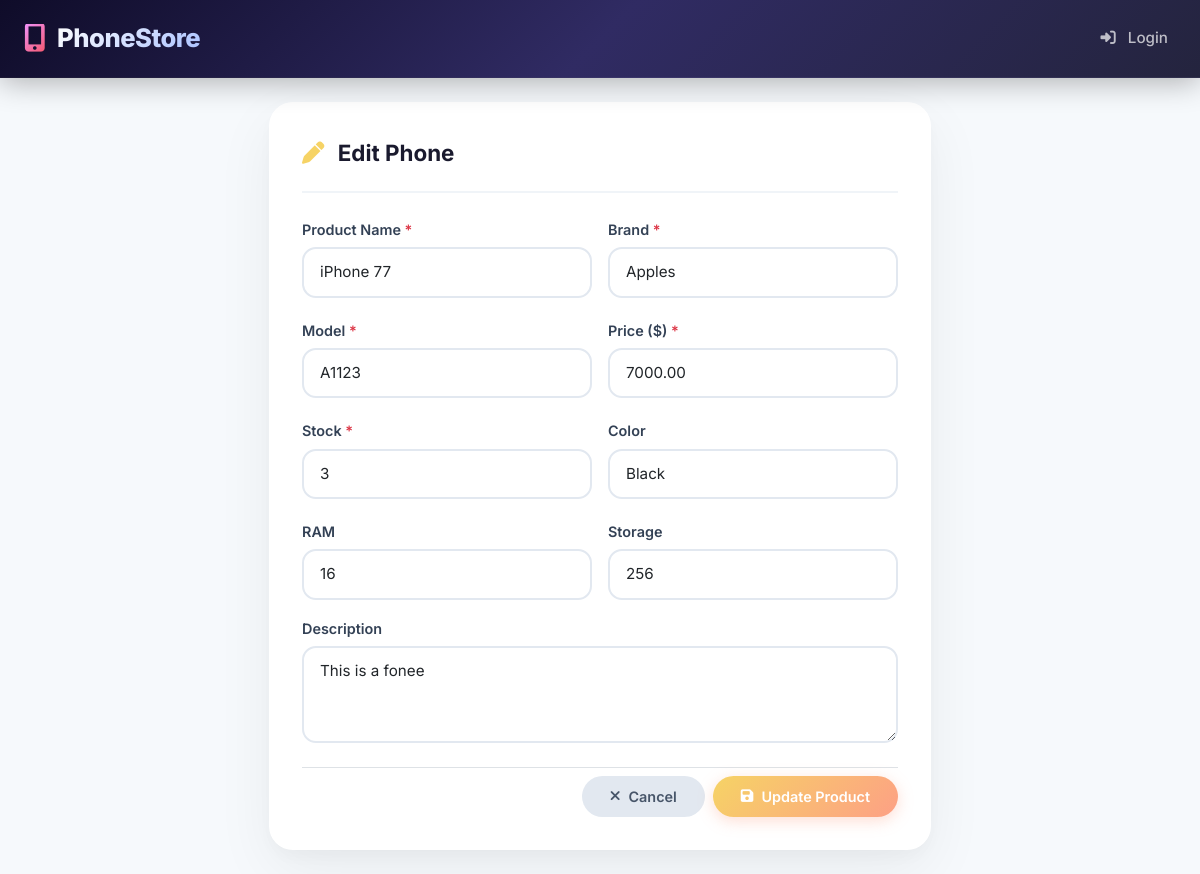
The page /edit.php?id=1 on the database its author committed.
### tables this page shows
CREATE TABLE `products` (
  `id` int(11) NOT NULL,
  `name` varchar(255) NOT NULL,
  `brand` varchar(255) NOT NULL,
  `model` varchar(255) NOT NULL,
  `price` decimal(10,2) NOT NULL,
  `stock` int(11) NOT NULL DEFAULT 0,
  `description` text DEFAULT NULL,
  `ram` varchar(50) DEFAULT NULL,
  `storage` varchar(50) DEFAULT NULL,
  `color` varchar(100) DEFAULT NULL,
  `created_at` timestamp NOT NULL DEFAULT current_timestamp(),
  `updated_at` timestamp NOT NULL DEFAULT current_timestamp() ON UPDATE current_timestamp()
);

### edit.php (the view, shortened to what this page needs)
<?php
require_once 'config/database.php';
include 'includes/header.php';
$id = isset($_GET['id']) ? (int)$_GET['id'] : 0;
$stmt = $pdo->prepare("SELECT * FROM products WHERE id = ?");
$stmt->execute([$id]);
$product = $stmt->fetch();
?>
<div class="row justify-content-center">
    <div class="col-lg-8 col-xl-7">
        <div class="card-modern animate-in">
            <div class="card-header-modern">
                <i class="fas fa-pen me-2" style="color: #f6d365;"></i> Edit Phone
            </div>
            <form action="update.php" method="POST" class="form-modern">
                <div class="row g-3">
                    <div class="col-md-6">
                        <label for="name" class="form-label">Product Name <span class="text-danger">*</span></label>
                        <input type="text" class="form-control" id="name" name="name" value="<?= htmlspecialchars($product['name']) ?>" required>
                    </div>
                    <div class="col-md-6">
                        <label for="brand" class="form-label">Brand <span class="text-danger">*</span></label>
                        <?php
                        $brandOptions = ['Apple', 'Samsung', 'Google', 'OnePlus', 'Xiaomi', 'Oppo', 'Vivo', 'Huawei', 'Sony', 'Nokia', 'Motorola', 'Nothing', 'Other'];
                        $selectedBrand = $product['brand'];
                        ?>
                        <select class="form-select" id="brand" name="brand" required>
                            <?php if (!empty($selectedBrand) && !in_array($selectedBrand, $brandOptions, true)): ?>
                                <option value="<?= htmlspecialchars($selectedBrand) ?>" selected><?= htmlspecialchars($selectedBrand) ?></option>
                            <?php endif; ?>
                        </select>
                    </div>
                </div>
                <div class="row g-3 mt-1">
                    <div class="col-md-6">
                        <label for="model" class="form-label">Model <span class="text-danger">*</span></label>
                        <input type="text" class="form-control" id="model" name="model" value="<?= htmlspecialchars($product['model']) ?>" required>
                    </div>
                    <div class="col-md-6">
                        <label for="price" class="form-label">Price ($) <span class="text-danger">*</span></label>
                        <input type="number" step="0.01" class="form-control" id="price" name="price" value="<?= $product['price'] ?>" required>
                    </div>
                </div>
                <div class="row g-3 mt-1">
                    <div class="col-md-6">
                        <label for="stock" class="form-label">Stock <span class="text-danger">*</span></label>
                        <input type="number" class="form-control" id="stock" name="stock" value="<?= $product['stock'] ?>" required>
                    </div>
                    <div class="col-md-6">
                        <label for="color" class="form-label">Color</label>
                        <input type="text" class="form-control" id="color" name="color" value="<?= htmlspecialchars($product['color']) ?>" placeholder="e.g., Space Black">
                    </div>
                </div>
                <div class="row g-3 mt-1">
                    <div class="col-md-6">
                        <label for="ram" class="form-label">RAM</label>
                        <input type="text" class="form-control" id="ram" name="ram" value="<?= htmlspecialchars($product['ram']) ?>" placeholder="e.g., 8GB">
                    </div>
                    <div class="col-md-6">
                        <label for="storage" class="form-label">Storage</label>
                        <input type="text" class="form-control" id="storage" name="storage" value="<?= htmlspecialchars($product['storage']) ?>" placeholder="e.g., 256GB">
                    </div>
                </div>
                <div class="mt-3">
                    <label for="description" class="form-label">Description</label>
                    <textarea class="form-control" id="description" name="description" rows="3"
                              style="resize: vertical;"><?= htmlspecialchars($product['description']) ?></textarea>
                </div>
                <div class="d-flex justify-content-end gap-2 mt-4 pt-2 border-top">
                    <a href="index.php" class="btn btn-modern btn-modern-secondary">
                        <i class="fas fa-times"></i> Cancel
                    </a>
                    <button type="submit" class="btn btn-modern btn-modern-warning">
                        <i class="fas fa-save"></i> Update Product
                    </button>
                </div>
            </form>
        </div>
    </div>
</div>
<?php include 'includes/footer.php'; ?>

### assets/css/style.css (style rules this page uses)
* { margin: 0; padding: 0; box-sizing: border-box; }
body { font-family: 'Inter', -apple-system, BlinkMacSystemFont, sans-serif; background: #f6f9fc; color: #1a1a2e; min-height: 100vh; line-height: 1.6; }
.card-modern { background: #ffffff; border-radius: 24px; box-shadow: 0 20px 60px rgba(0, 0, 0, 0.06), 0 8px 20px rgba(0, 0, 0, 0.03); border: 1px solid rgba(255, 255, 255, 0.8); padding: 32px; transition: all 0.3s ease; }
.card-header-modern { background: transparent; border-bottom: 2px solid #f0f4f8; padding: 0 0 20px 0; margin-bottom: 24px; font-weight: 700; font-size: 1.4rem; color: #1a1a2e; }
.btn-modern { border-radius: 30px; padding: 10px 28px; font-weight: 600; font-size: 0.9rem; transition: all 0.3s ease; border: none; display: inline-flex; align-items: center; gap: 8px; text-decoration: none; }
.btn-modern-warning { background: linear-gradient(135deg, #f6d365, #fda085); color: #fff; box-shadow: 0 4px 15px rgba(253, 160, 133, 0.35); }
.btn-modern-secondary { background: #e2e8f0; color: #475569; }
.form-modern .form-label { font-weight: 600; font-size: 0.9rem; color: #334155; margin-bottom: 6px; }
.form-modern .form-control, .form-modern .form-select { border: 2px solid #e2e8f0; border-radius: 14px; padding: 12px 16px; font-size: 0.95rem; transition: all 0.3s ease; background: #fff; font-family: 'Inter', sans-serif; }
.animate-in { animation: fadeInUp 0.5s ease forwards; }

### rows shown on the page
products: name "iPhone 77", brand "Apples", model "A1123", price "7000.00", stock "3", color "Black", ram "16", storage "256", description "This is a fonee"
